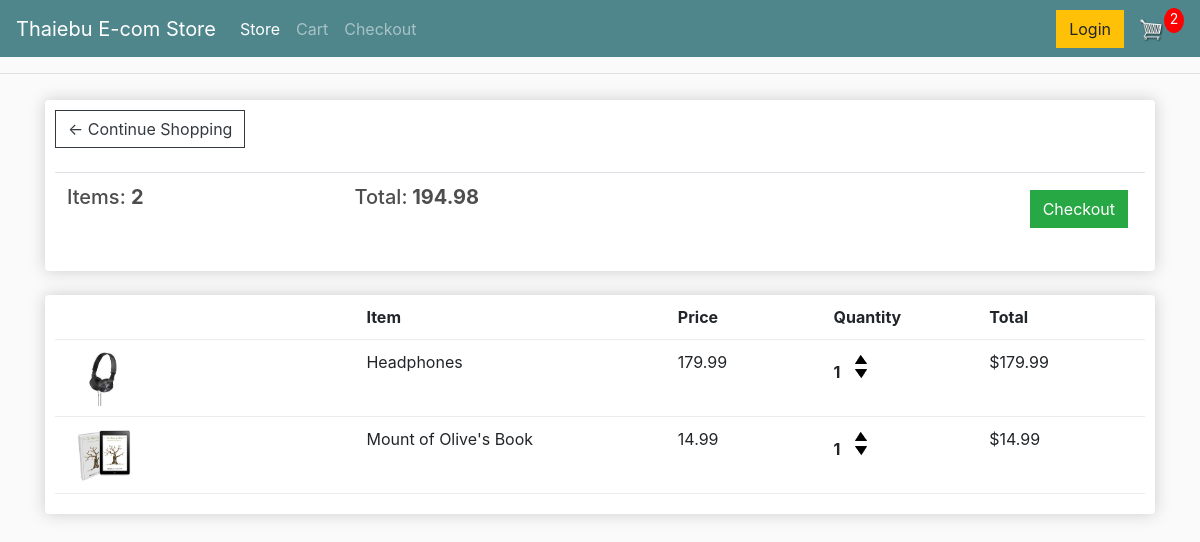
The app's page /cart/ (signed in) with its own data.
### store/models.py (models this page shows, shortened)
class Order(models.Model):
    customer = models.ForeignKey(Customer,on_delete = models.SET_NULL,null = True,blank=True)
    date_ordered =models.DateField(auto_now_add=True)
    complete = models.BooleanField(default=False,null = True,blank=False)
    transaction_id = models.CharField(max_length=200,null=True)
    @property
    def get_cart_total(self):
        orderitems = self.orderitem_set.all()
        total = sum([item.get_total for item in orderitems])
        return total
    @property
    def get_cart_item(self):
        orderitems = self.orderitem_set.all()
        total = sum([item.quantity for item in orderitems])
        return total

class OrderItem(models.Model):
    product = models.ForeignKey(Product,on_delete = models.SET_NULL,null = True,blank=True)
    order = models.ForeignKey(Order,on_delete = models.SET_NULL,null = True,blank=True)
    quantity = models.IntegerField(default = 0,null = True,blank=True)
    date_added = models.DateTimeField(auto_now_add=True)
    @property
    def get_total(self):
        total = self.product.price * self.quantity
        return total

class Product(models.Model):
    name = models.CharField(max_length = 200,null=True)
    price = models.FloatField()
    digital = models.BooleanField(default = False,null=True,blank=False)
    image = models.ImageField(null=True,blank=True)
    @property
    def imageURL(self):
        try:
            url=self.image.url
        except:
            url = ''
        return url

### store/views.py (the view)
# urls.py: path('cart/',views.cart,name='cart'),
def cart(request):
    data = cartData(request)
    cartItems = data['cartItems']
    order = data['order']
    items = data['items']
    context = { "items":items, "order":order,"cartItems":cartItems }
    return render(request,'store/cart.html',context)

### store/utils.py (called while the page is built)
def cartData(request):
    if request.user.is_authenticated:
        customer = request.user.customer
        order,created = Order.objects.get_or_create(customer=customer,complete=False)
        items = order.orderitem_set.all()
        cartItems = order.get_cart_item
    else:
        cookidata = cookiCart(request)
        cartItems = cookidata['cartItems']
        order = cookidata['order']
        items = cookidata['items']
    return {"items":items, "order":order,"cartItems":cartItems}

### store/templates/store/cart.html
{% extends 'store/main.html' %}
{% load static %}
{% block content %}
<div class="row">
    <div class="col-lg-12">
        <div class="box-element">
            <a  class="btn btn-outline-dark" href="{% url 'store' %}">&#x2190; Continue Shopping</a>
            <br>
            <br>
            <table class="table">
                <tr>
                    <th><h5>Items: <strong> {{order.get_cart_item}}</strong></h5></th>
                    <th><h5>Total:<strong>
						{{order.get_cart_total|floatformat:2}}
					</strong></h5></th>
                    <th>
                        <a  style="float:right; margin:5px;" class="btn btn-success" href="{% url 'checkout' %}">Checkout</a>
                    </th>
                </tr>
            </table>
        </div>
        <br>
			<div class="box-element">
				<div class="cart-row">
					<div style="flex:2"></div>
					<div style="flex:2"><strong>Item</strong></div>
					<div style="flex:1"><strong>Price</strong></div>
					<div style="flex:1"><strong>Quantity</strong></div>
					<div style="flex:1"><strong>Total</strong></div>
				</div>
				{% for item in items%}
				<div class="cart-row">
					<div style="flex:2"><img class="row-image" src="{{item.product.imageURL}}"></div>
					<div style="flex:2"><p>{{item.product.name}}</p></div>
					<div style="flex:1"><p>{{item.product.price|floatformat:2}}</p></div>
					<div style="flex:1">
						<p class="quantity">{{item.quantity}}</p>
						<div class="quantity">
							<img data-product="{{item.product.id}}" data-action = "add" class="chg-quantity update-cart" src="{% static  'images/arrow-up.png' %}">
							<img data-product="{{item.product.id}}" data-action = "remove" class="chg-quantity update-cart" src="{% static  'images/arrow-down.png' %}">
						</div>
					</div>
					<div style="flex:1">${{item.get_total}}</div>
				</div>
                {% endfor %}
	</div>
</div>
{% endblock content %}

### static/css/main.css (style rules this page uses)
body { background-color: hsl(0, 0%, 98%); }
h1,h2,h3,h4,h5,h6 { color:hsl(0, 0%, 30%); }
.box-element { box-shadow:hsl(0, 0%, 80%) 0 0 16px; background-color: #fff; border-radius: 4px; padding: 10px; }
.col-lg-4, .col-lg-6, .col-lg-8, .col-lg-12 { margin-top: 10px; }
.btn { border-radius: 0; }
.row-image { width: 100px; }
.cart-row { display: flex; align-items: flex-stretch; padding-bottom: 10px; margin-bottom: 10px; border-bottom: 1px solid #ececec; }
.quantity { display: inline-block; font-weight: 700; padding-right:10px; }
.chg-quantity { width: 12px; cursor: pointer; display: block; margin-top: 5px; transition:.1s; }

### records on screen
Order: get_cart_item "2", get_cart_total "194.98"
OrderItem: product.imageURL (picture), product.name "Headphones", product.price "179.99", quantity "1", get_total "179.99"
OrderItem: product.imageURL (picture), product.name "Mount of Olive's Book", product.price "14.99", quantity "1", get_total "14.99"

### other values on screen
{{ cartItems }} "2"
